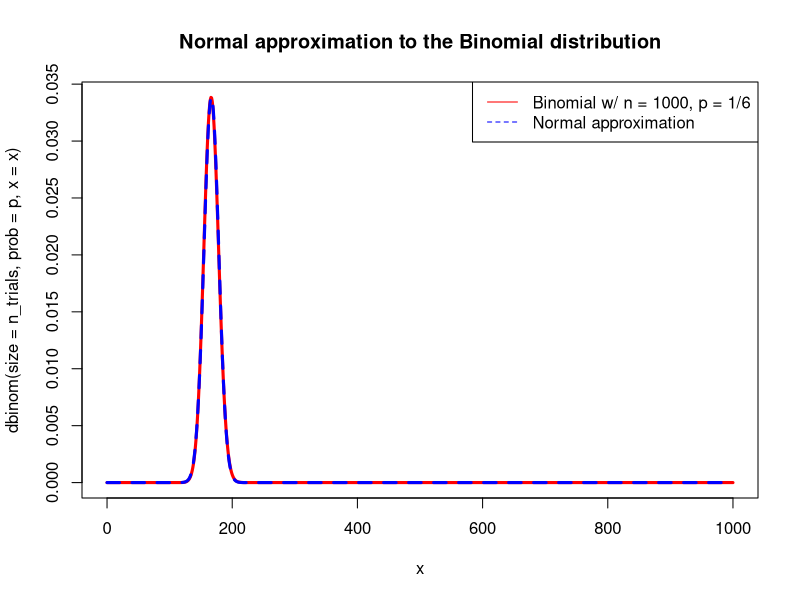

Write the R code that produced this figure.
# BDA 004

# Binomial distrbution, n = 1000, p = 1/6.
# Comparing Normal approimation with Binomial.
p <- 1/6
n_trials <- 1000
x <- seq(0, n_trials)

# Plots
png(filename = 'Normal_approximation_to_Binomial.png')
plot(x, dbinom(size = n_trials, prob = p, x = x), 
     type = 'l', col = 'red', lwd = 3)
lines(x, dnorm(mean = n_trials*p, sd = sqrt(n_trials*p*(1-p)), x = x),
      type = 'l', col = 'blue', lty = 2, lwd = 3)
legend('topright',
       legend = c('Binomial w/ n = 1000, p = 1/6', 'Normal approximation'),
       lty = c(1, 2), col = c('red', 'blue'))
title('Normal approximation to the Binomial distribution')


query_q <- c(5, 25, 50, 75)
print(rbind(query_q, 
            pnorm(q = query_q, mean = n_trials*p, sd = n_trials*p*(1 - p))))
